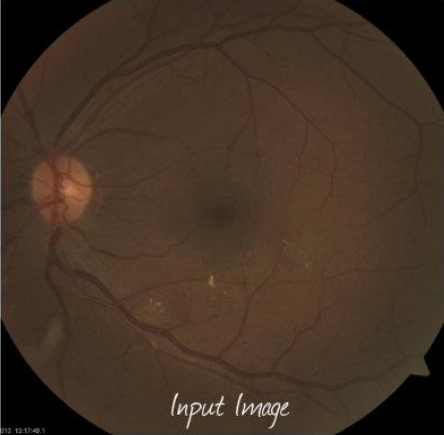
#> input picture HW1/Q4_images/input.png, 444 x 435 px, found by its file name
$ jupyter execute Q4.ipynb
#> lines starting #> are read from the running program, lines starting #| are printed output that depends on the picture
[cell 1]
from google.colab import drive
drive.mount('/content/drive')

## Q4

<h3> in this section we want to implement histogram matching </h3>
<h3><b> note : you can't use libraries in this section </b></h3>

[cell 2]
import cv2
import numpy as np
import matplotlib.pyplot as plt
import math

[cell 3]
def calc_hist(image):
    '''
    Do not use libraries
    calculate image histogram
    input(s):
      image (ndarray): input image
    output(s):
      hist (ndarray): computed input image histogram
    '''
    hist = np.zeros(256,dtype=int)

    #######################
    #    your code here   #
    for i in image.flatten():
      hist[i] += 1
    #######################

    return hist

[cell 4]
def calc_cdf(channel):
  '''
    Do not use libraries
    calculate image cdf
    input(s):
      channel (ndarray): input image channel
    output(s):
      cdf (ndarray): computed cdf for input image channel
  '''
  cdf = np.zeros(256,dtype=int)
  hist_chan = calc_hist(channel)
  cdf[0] = hist_chan[0]
  #######################
  #    your code here   #
  for i in range(1, len(hist_chan)):
    cdf[i] = cdf[i-1] + hist_chan[i]
  #######################

  return cdf

[cell 5]
def hist_matching(src_image,ref_image):
  '''
  don't use libraries
  input(s):
    src_image (ndarray): source image
    ref_image (ndarray): reference image
  output(s):
    output_image (ndarray): transformation of source image so that its histogram matches histogram of refrence image
  '''
  output_image = src_image.copy()
  channels = [(0, 'Blue channel'), (1, 'Green channel'), (2, 'Red channel')]
  for channel, title in channels:
    #######################
    #    your code here   #
    #######################
    # Calculate the (CDFs) of the histograms
    src_cdf = calc_cdf(src_image[:, :, channel])
    ref_cdf = calc_cdf(ref_image[:, :, channel])

    # implement with for and while loop
    # -----------------------------------------------------------------------------------------
    # Create a table to map the pixel intensities in the source image to the corresponding
    # intensities in the reference image
    src_to_ref = np.zeros(256, dtype=np.uint8)
    for i in range(256):
        j = 0
        while ref_cdf[j] < src_cdf[i] and j < 255:
            j += 1
        src_to_ref[i] = j

    # Apply the above table to the source image to create the output image
    for i in range(output_image[:, :, channel].shape[0]):
      for j in range(output_image[:, :, channel].shape[1]):
        output_image[i, j, channel] = src_to_ref[output_image[i, j, channel]]
    # ----------------------------------------------------------------------------------------
    # implement without for and while loop
    #-----------------------------------------------------------------------------------------
    # Create the mapping table
    src_to_ref = np.searchsorted(ref_cdf, src_cdf).astype('uint8')
    # Apply the mapping table to the source image to create the output image
    #-----------------------------------------------------------------------------------------
    output_image[:, :, channel] = src_to_ref[src_image[:, :, channel]]

  return output_image

[cell 6]
# Do not change this cell
# i am using colab, so i need the path of images in colab
input_path = '/content/drive/MyDrive/ColabNotebooks/FCV/HW1/Q4_images/input.png'
ref_path = '/content/drive/MyDrive/ColabNotebooks/FCV/HW1/Q4_images/ref.png'
src = cv2.imread(input_path)
#> src is the input picture: shape (435, 444, 3); mean B, G, R 37.4, 50.8, 68.6
ref = cv2.imread(ref_path)
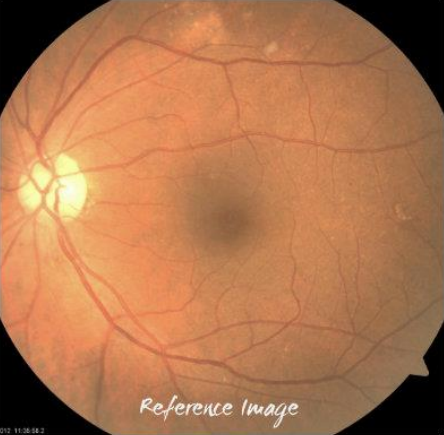
#> input picture HW1/Q4_images/ref.png, 444 x 435 px, found by its file name
#> ref is the input picture: shape (435, 444, 3); mean B, G, R 78.8, 117.4, 174.3
Array = [src, ref, hist_matching(src,ref)]
#> after the loop in hist_matching, `for channel, title in channels:`:
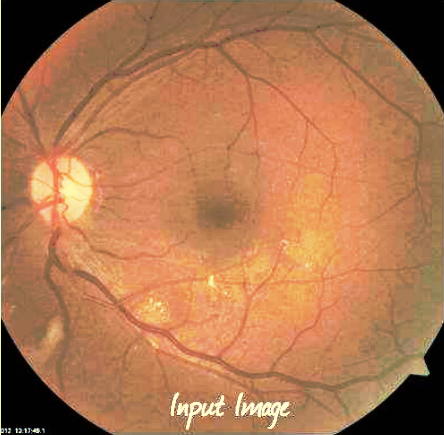
#> output_image: shape (435, 444, 3); mean B, G, R 80.2, 118.9, 176
titles = ['source image', 'reference image', 'output image']
plt.figure(figsize=(20,20))
for i in range(3):
  plt.subplot(1,3,i+1)
  plt.imshow(Array[i][:,:,::-1])
  plt.title(titles[i])
  plt.axis('off')
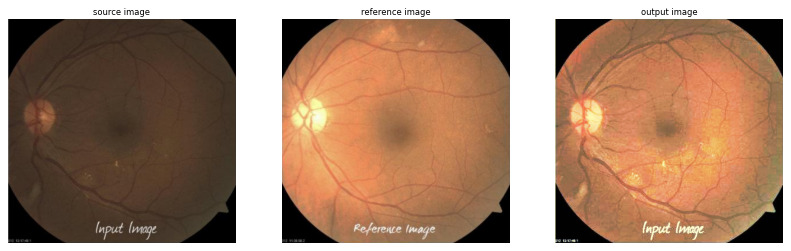
#> figure drawn by matplotlib, 3 panels

[cell 7]
# Do not change this cell
fig = plt.figure(figsize= (16, 5))
channels = [(0, 'Blue channel'), (1, 'Green channel'), (2, 'Red channel')]
output = hist_matching(src,ref)
for channel, title in channels:
    fig.add_subplot(1, 3, channel+ 1)
    a = calc_cdf(output[:,:,channel])
    b = calc_cdf(src[:,:,channel])
    c = calc_cdf(ref[:,:,channel])
    plt.plot(a,label='output')
    plt.plot(b,label='src')
    plt.plot(c,label='ref')
    plt.legend()
    plt.title(title)
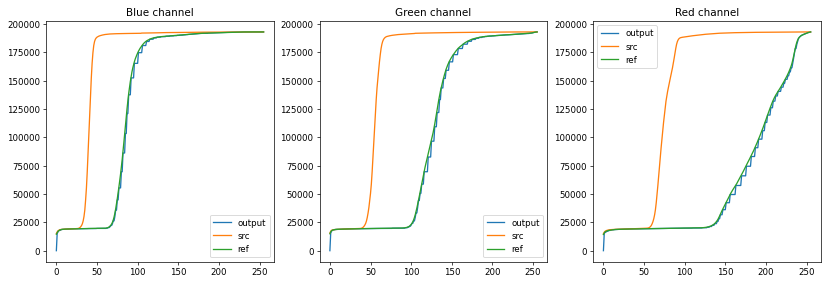
#> figure drawn by matplotlib, 3 panels; panel 1: curve peaks at x = 238, y = 193140; panel 1: curve peaks at x = 242, y = 193140; panel 1: curve peaks at x = 238, y = 193140; panel 2: curve peaks at x = 255, y = 193140
